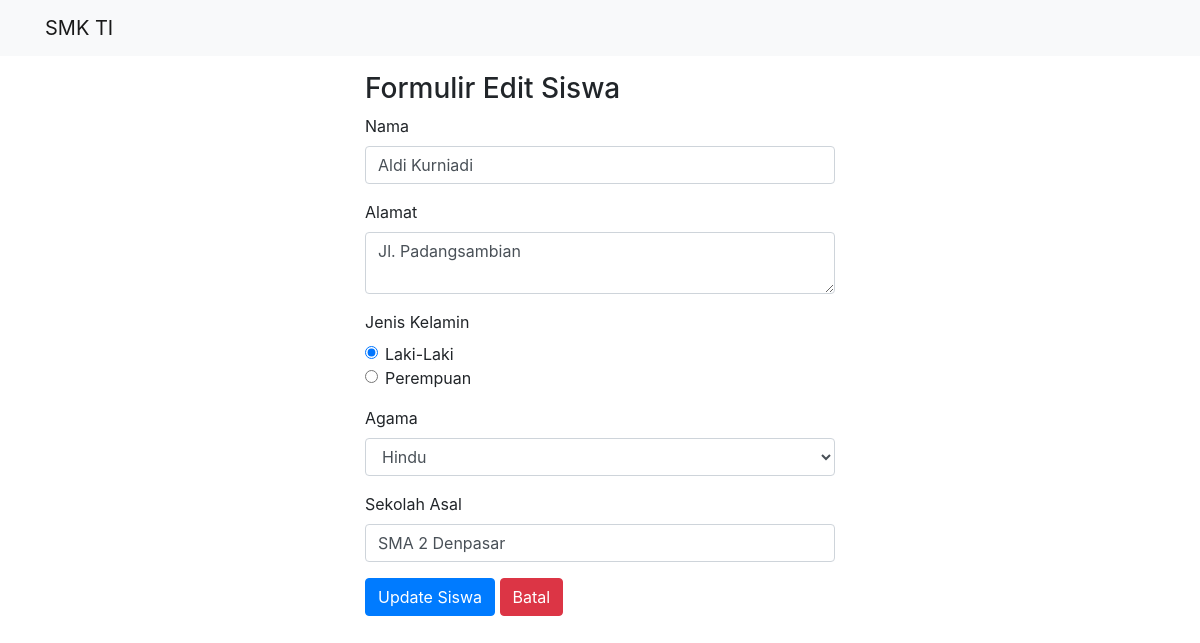
Screenshot of /form-edit.php?id=7 with the database file from the repository.
### tables this page shows
CREATE TABLE `calon_siswa` (
  `id` int(11) NOT NULL,
  `nama` varchar(64) NOT NULL,
  `alamat` varchar(255) NOT NULL,
  `jenis_kelamin` varchar(16) NOT NULL,
  `agama` varchar(16) NOT NULL,
  `sekolah_asal` varchar(64) NOT NULL
);

### form-edit.php (the view, shortened to what this page needs)
<?php
include("config.php");
$id = $_GET['id'];
$sql = "SELECT * FROM calon_siswa WHERE id=$id";
$query = mysqli_query($db, $sql);
$siswa = mysqli_fetch_assoc($query);
?>
<?php
	require "layout/header.php";
?>
<div class="container mt-3 col-lg-5">
	<header>
		<h3>Formulir Edit Siswa</h3>
	</header>
	<form action="proses-edit.php" method="POST">
		<div class="form-group">
			<label for="nama">Nama</label>
			<input type="text" name="nama" class="form-control" value="<?php echo $siswa['nama'] ?>" />
		</div>
		<div class="form-group">
			<label for="alamat">Alamat</label>
			<textarea class="form-control" name="alamat"><?php echo $siswa['alamat'] ?></textarea>
		</div>
		<div class="form-group">
			<label for="jenis_kelamin">Jenis Kelamin</label>
			<?php $jk = $siswa['jenis_kelamin']; ?>
			<div class="form-check">
			  <input class="form-check-input" type="radio" name="jenis_kelamin" id="laki-laki" value="laki-laki" <?php echo ($jk == 'laki-laki') ? "checked": "" ?>>
			  <label class="form-check-label" for="laki-laki">
			    Laki-Laki
			  </label>
			</div>
			<div class="form-check">
			  <input class="form-check-input" type="radio" name="jenis_kelamin" id="perempuan" value="perempuan" <?php echo ($jk == 'perempuan') ? "checked": "" ?>>
			  <label class="form-check-label" for="perempuan">
			    Perempuan
			  </label>
			</div>
		</div>
		<div class="form-group">
			<label for="agama">Agama</label>
			<?php $agama = $siswa['agama']; ?>
			<select class="form-control" name="agama">
				<option <?php echo ($agama == 'Hindu') ? "selected": "" ?>>Hindu</option>
			</select>
		</div>
		<div class="form-group">
			<label for="sekolah_asal">Sekolah Asal</label>
			<input type="text" name="sekolah_asal" class="form-control" value="<?php echo $siswa['sekolah_asal'] ?>" />
		</div>
		<input type="submit" class="btn btn-primary" value="Update Siswa" name="simpan" />
		<a href="list-siswa.php" class="btn btn-danger">Batal</a>
	</form>
</div>
</body>
</html>

### rows the page displays
calon_siswa: nama "Aldi Kurniadi", alamat "Jl. Padangsambian", jenis_kelamin "☑ Laki-Laki", jenis_kelamin "☐ Perempuan", agama "Hindu", sekolah_asal "SMA 2 Denpasar"
